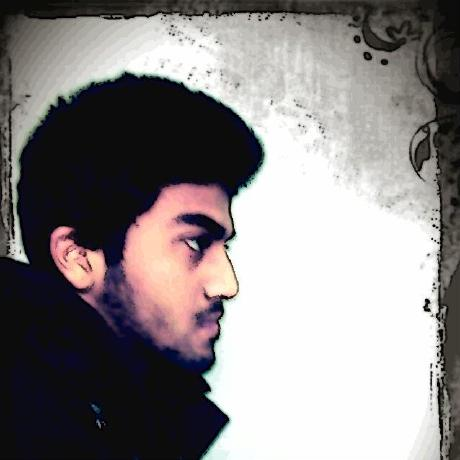
#> input picture rohan.jpg, 460 x 460 px
$ python test.py
#> lines starting #> are read from the running program, lines starting #| are printed output that depends on the picture
import cv2

img = cv2.imread('rohan.jpg',0)
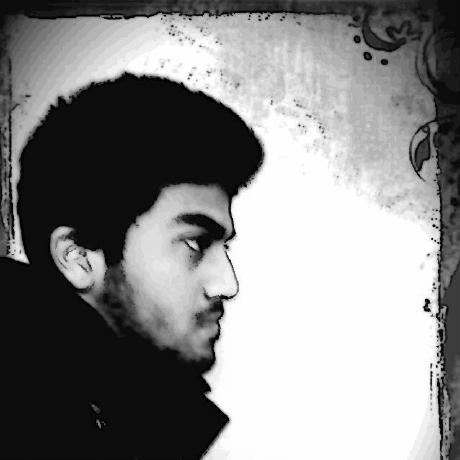
#> img: shape (460, 460); min 0, max 255, mean 135.2
cv2.imshow('image',img)
cv2.waitKey(0)
cv2.destroyAllWindows()


print(img)
#> (printed output is left out)
